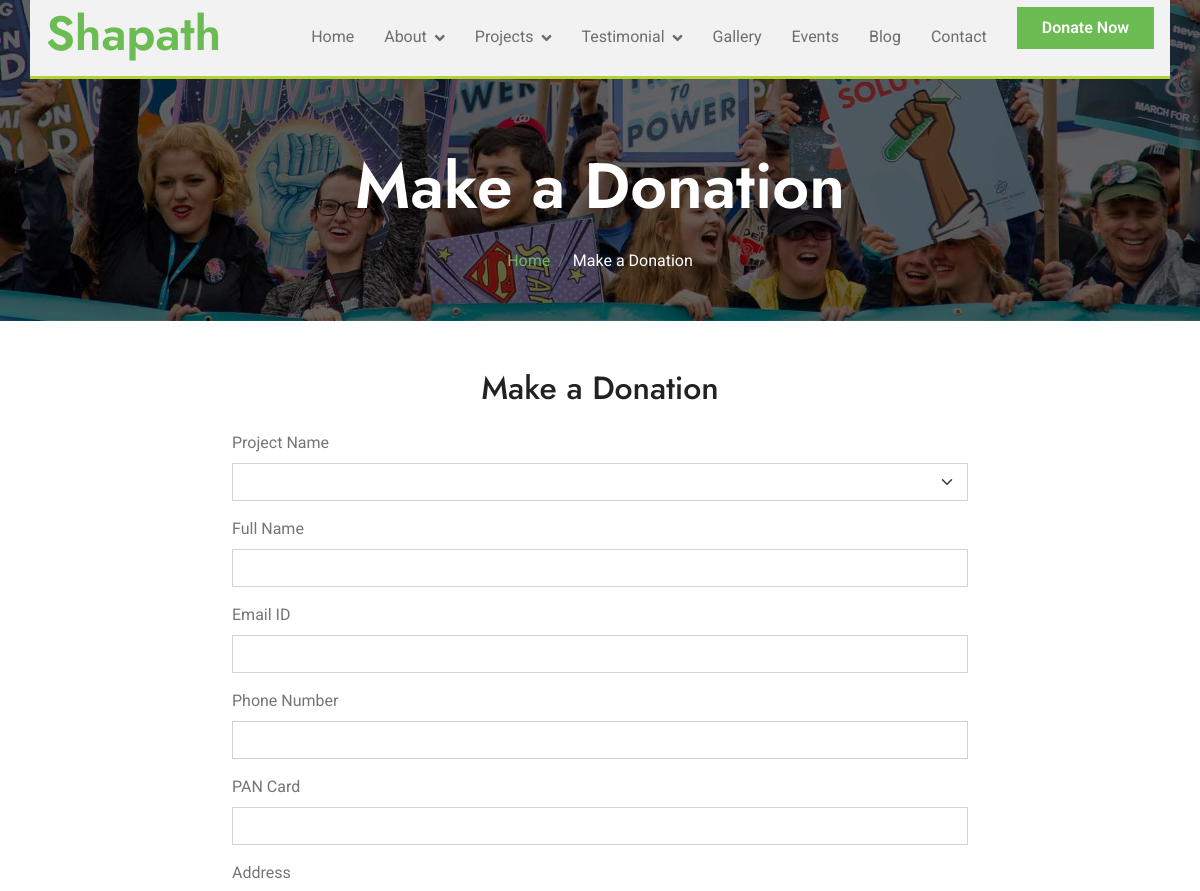
Page /donate/?id=PRO930C856F20240219 (upper part) on the earlier database version.
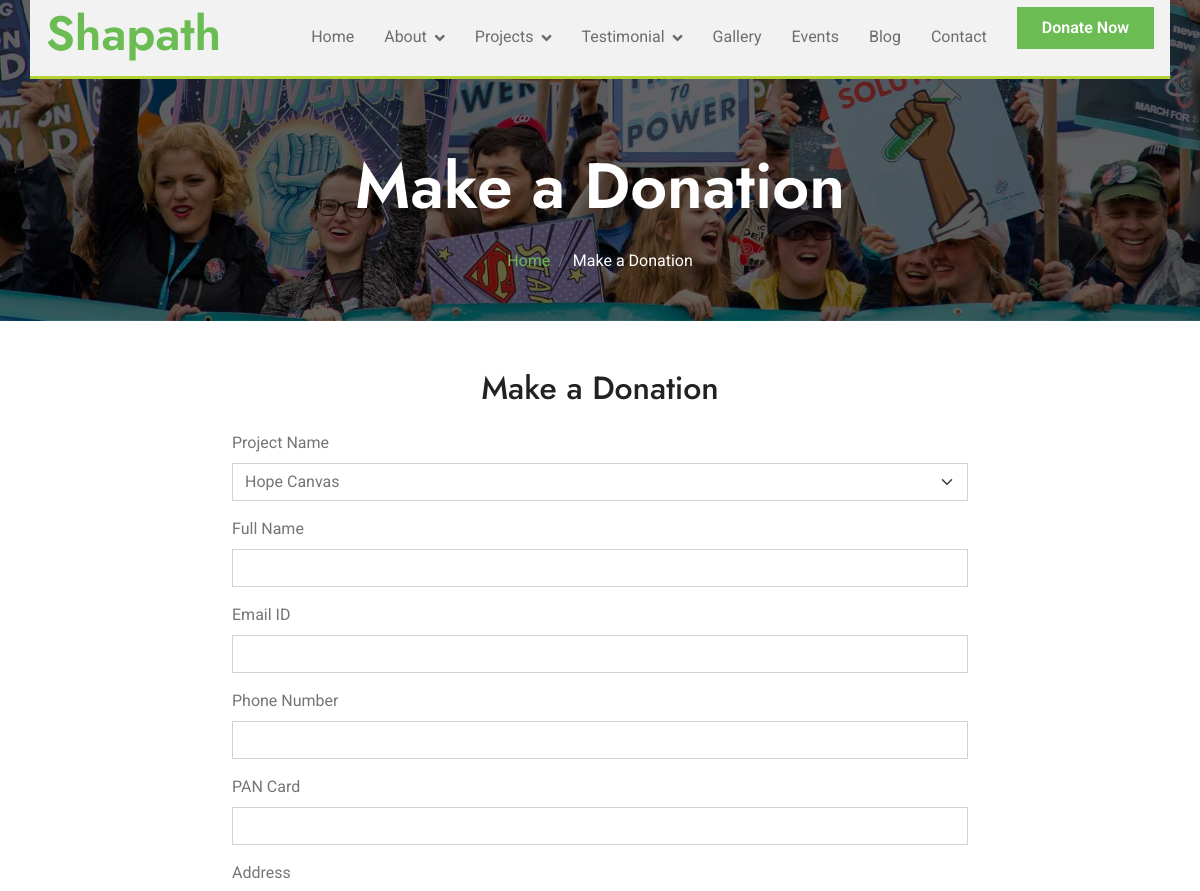
Same page on the later database version.
### tables this page shows
CREATE TABLE `projects` (
  `id` int(11) NOT NULL,
  `uid` varchar(255) NOT NULL,
  `project_title` varchar(255) NOT NULL,
  `project_cover_details` longtext NOT NULL,
  `project_page_title` varchar(255) NOT NULL,
  `project_page_video` varchar(255) NOT NULL,
  `project_page_description` longtext NOT NULL,
  `project_img` varchar(255) NOT NULL,
  `project_logo` varchar(255) NOT NULL,
  `created_at` datetime NOT NULL DEFAULT current_timestamp(),
  `updated_at` datetime NOT NULL DEFAULT current_timestamp()
);

### application/controllers/Common.php (called while the page is built, shortened)
<?php
class Common extends CI_Controller
{
	public function init_model($model)
	{
		$this->load->model($model);
	}
	public function load_page($page, $data)
	{
		$this->load_headers($data['data_header']);
		$this->load->view($page, $data['data_page']);
	}
	private function load_headers($data)
	{
		$projects['projects'] = $this->Pages_model->get_all_projects();
		$this->load->view('/' . $data['site'] . '/inc/header_link.php', $data);
		$this->load->view('/' . $data['site'] . '/inc/header.php', $projects, $data);
	}
	private function load_footers($data)
	{
		$this->load->view('/' . $data['site'] . '/inc/footer.php');
		$this->load->view('/' . $data['site'] . '/inc/footer_link.php', $data);
	}
}
?>

### application/controllers/web/Load.php (called while the page is built, shortened)
<?php
require_once(APPPATH.'controllers/Common.php');
class Load extends Common {
    public function donation(){
        $data = PAGE_DATA_WEB;
        $id = $this->input->get('id');
        if(!empty($id)){
            $data['data_page']['project'] = $this->Pages_model->get_projects_by_id($id);
            $data['data_page']['flag'] = 1;
        }else{
            $data['data_page']['project'] = $this->Pages_model->get_all_projects();
            $data['data_page']['flag'] = 0;
        }
        $this->load_page('web/donation.php',$data);
    }
}
?>

### index.php (called while the page is built, shortened)
<?php
require_once BASEPATH.'core/CodeIgniter.php';

### application/models/Pages_model.php (called while the page is built, shortened)
<?php
class Pages_model extends Admin_model
{
    public function get_all_projects()
    {
        $projects = $this->db
            ->select('*')
            ->from(TABLE_PROJECTS)
            ->get();
        $projects = $projects->result_array();
        return !empty($projects) ? $projects : [];
    }
    public function get_projects_by_id($p_id)
    {
        $project = $this->db->select('*')
            ->from(TABLE_PROJECTS)
            ->where('uid', $p_id)
            ->get()
            ->row_array();
        return !empty($project) ? $project : [];
    }
}

### application/views/web/donation.php (the view, shortened to what this page needs)
<div class="container-fluid bg-breadcrumb">
    <div class="container text-center py-5" style="max-width: 900px;">
        <h3 class="text-white display-3 mb-4">Make a Donation</h1>
            <ol class="breadcrumb justify-content-center mb-0">
                <li class="breadcrumb-item"><a href="index.php">Home</a></li>
                <li class="breadcrumb-item active text-white">Make a Donation</li>
            </ol>
    </div>
</div>
<div class="container py-5">
    <h2 class="text-center mb-4">Make a Donation</h2>
    <div class="row justify-content-center">
        <div class="col-md-8">
                <div class="mb-3" style="width: auto;">
                    <label for="projectName" class="form-label">Project Name</label>
                    <select class="form-select" id="project_id" name="project_id">
                        <?php if ($flag) { ?>
                            <option id="p_id" value="<?php echo $project['uid'] ?>" selected disabled>
                                <?php echo $project['project_title'] ?>
                            </option>
                        <?php } ?>
                    </select>
                </div>
                <div class="mb-3" style="width: auto;">
                    <label for="fullName" class="form-label">Full Name</label>
                    <input type="text" class="form-control" id="name" name="name" required>
                </div>
                <div class="mb-3" style="width: auto;">
                    <label for="email" class="form-label">Email ID</label>
                    <input type="email" class="form-control" id="email" name="email" required>
                </div>
                <div class="mb-3" style="width: auto;">
                    <label for="" class="form-label">Phone Number</label>
                    <input type="tel" class="form-control" id="phone" name="phone" required>
                </div>
                <div class="mb-3" style="width: auto;">
                    <label for="" class="form-label">PAN Card</label>
                    <input type="text" class="form-control" id="pan" name="pan" required>
                </div>
                <div class="mb-3" style="width: auto;">
                    <label for="" class="form-label">Address</label>
                </div>
        </div>
    </div>
</div>

Differences in the rows shown:
added projects: project_id "Hope Canvas"
